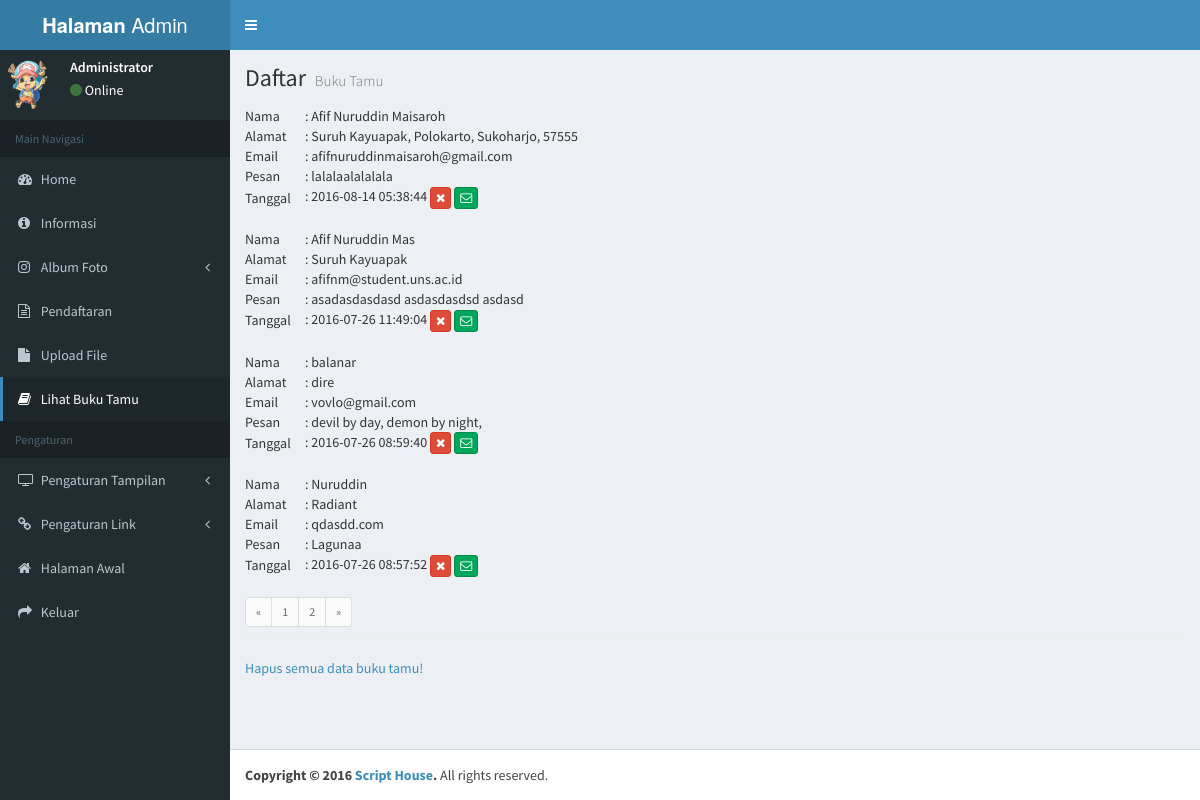
Screenshot of /adminpanel/bukutamu.php (signed in) with the database file from the repository.
### tables this page shows
CREATE TABLE `bukutamu` (
  `nama` varchar(25) DEFAULT NULL,
  `alamat` text,
  `email` varchar(30) DEFAULT NULL,
  `pesan` text,
  `tanggal_submit` datetime NOT NULL DEFAULT '0000-00-00 00:00:00',
  PRIMARY KEY (`tanggal_submit`)
);

### adminpanel/bukutamu.php (the view, shortened to what this page needs)
<?php
include "cek.php";
?>
<!DOCTYPE html>
<html>
<head>
<?php
include "css.php";
?>
</head>
<body class="hold-transition skin-blue sidebar-mini">
<div class="wrapper">
<?php
include "sidebar.php";
?>
  <div class="content-wrapper">
    <section class="content-header">
      <h1>
        Daftar
        <small>Buku Tamu</small>
      </h1>
    </section>
    <section class="content">
		<?php
		$batas = 4;
		if (isset($_GET["page"])) { $page  = $_GET["page"]; } else { $page=1; };
		$start_from = ($page-1) * $batas;
		$sql = "SELECT COUNT(nama) FROM bukutamu";
		$rs_result = mysqli_query($conn,$sql);
		$row = mysqli_fetch_row($rs_result);
		$total_records = $row[0];
		$total_pages = ceil($total_records / $batas);
		$sql = "SELECT * FROM bukutamu ORDER BY tanggal_submit DESC LIMIT $start_from, $batas";
		$hasil2 = mysqli_query ($conn, $sql);
	while ($data = mysqli_fetch_assoc($hasil2)) {
		echo "<table>
		<tr> <td> Nama </td><td> : ".$data['nama']."</td></tr>
		<tr> <td> Alamat </td><td> : ".$data['alamat']."</td></tr>
		<tr> <td> Email </td><td> : ".$data['email']."</td></tr>
		<tr> <td style='vertical-align: top;'> Pesan &nbsp&nbsp</td><td> : ".$data['pesan']."</td></tr>
		<tr> <td style='width:60px;'> Tanggal </td> <td> : ".$data['tanggal_submit']."
		<a class='btn btn-danger btn-xs' href='hapus.php?tgl=".$data['tanggal_submit']."'> <i class='fa fa-remove'> </i></a>
		<a class='btn btn-success btn-xs'href='?page=".$page."&tgl=".$data['tanggal_submit']."#'> <i class='fa fa-envelope-o'> </i></a></td></tr>";
		echo "</table> ";
		echo "<br>";
	}
		if ($page == 1) { $pageprev = 1; } else {
		$pageprev = $page-1; }
		echo"<div class='pagination pagination-sm no-margin pull-left'>";
		echo"<li><a href='bukutamu.php?page=".$pageprev."'>&laquo</a></li>";
		for ($i=1; $i<=$total_pages; $i++) {
		echo" <li><a href='bukutamu.php?page=" .$i. "'>".$i."</a></li> ";
		};
		$pagenext = $page+1;
		if ($pagenext >= $total_pages) { $pagenext = $total_pages; } else {
		$pagenext = $page+1; }
		echo"<li><a href='bukutamu.php?page=".$pagenext."'>&raquo</a></li>";
		echo"</div>";
		echo"<br><hr> <a href='hapus.php'>Hapus semua data buku tamu!</a><br>";
		?>
    </section>
  </div>
  <footer class="main-footer">
    <strong>Copyright &copy; 2016 <a href="http://scripthouse.co.id">Script House</a>.</strong> All rights
    reserved.
  </footer>
</div>
</body>
</html>

### rows the page displays
bukutamu: nama "Afif Nuruddin Maisaroh", alamat "Suruh Kayuapak, Polokarto, Sukoharjo, 57555", email "afifnuruddinmaisaroh@gmail.com", pesan "lalalaalalalala", tanggal_submit "2016-08-14 05:38:44"
bukutamu: nama "Afif Nuruddin Mas", alamat "Suruh Kayuapak", email "afifnm@student.uns.ac.id", pesan "asadasdasdasd asdasdasdsd asdasd", tanggal_submit "2016-07-26 11:49:04"
bukutamu: nama "balanar", alamat "dire", email "vovlo@gmail.com", pesan "devil by day, demon by night,", tanggal_submit "2016-07-26 08:59:40"
bukutamu: nama "Nuruddin", alamat "Radiant", email "qdasdd.com", pesan "Lagunaa", tanggal_submit "2016-07-26 08:57:52"
